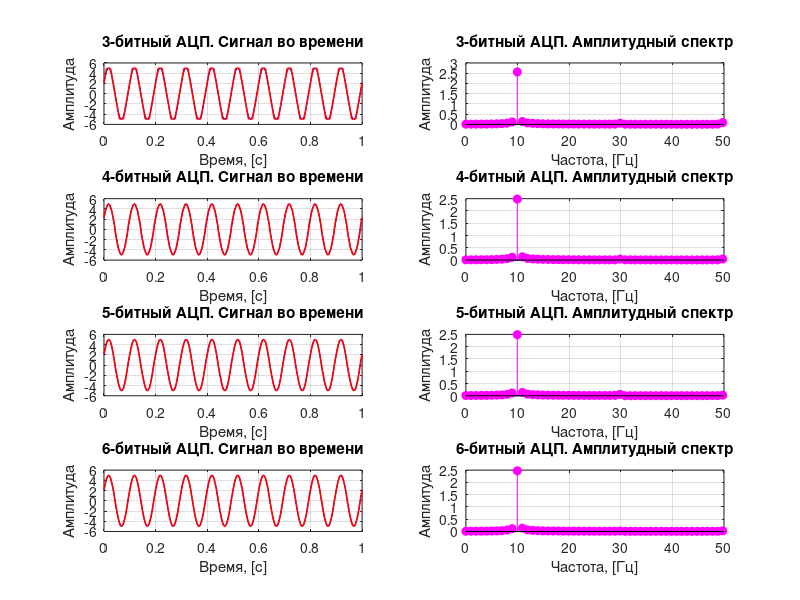

This figure's MATLAB source:
% Задание 13: Влияние разрядности АЦП на сигнал и спектр

% Параметры сигнала по варианту (Вариант 24)
f = 10; 
A = 5;  
phase = pi / 7; 
Fs_adc = 200;
t = 0:1/Fs_adc:1; 
y = A * sin(2 * pi * f * t + phase);

bits = [3, 4, 5, 6]; % Требуемые разрядности АЦП

figure;
for i = 1:length(bits)
    b = bits(i);
    levels = 2^b - 1; % Вычисляем число уровней (7 для 3 бит и т.д.)
    
    % Нормализуем сигнал (от 0 до 1), масштабируем до levels и округляем
    y_norm = (y - min(y)) / (max(y) - min(y)); 
    y_quant_int = round(y_norm * levels); 
    
    % Защита от выхода за границы диапазона
    y_quant_int(y_quant_int > levels) = levels;
    y_quant_int(y_quant_int < 0) = 0;
    
    % Возвращаем квантованный сигнал в исходный масштаб для вычисления ошибки
    y_quant = (y_quant_int / levels) * (max(y) - min(y)) + min(y);
    
    % Вычисляем и выводим среднюю ошибку квантования
    error_quant = mean(abs(y - y_quant));
    disp(['Средняя ошибка квантования для ', num2str(b), ' бит: ', num2str(error_quant)]);
    
  % Построение сигнала во времени
    subplot(4, 2, 2*i - 1);
    plot(t, y, 'b', t, y_quant, 'r', 'LineWidth', 1.2);
    title([num2str(b), '-битный АЦП. Сигнал во времени']);
    xlabel('Время, [с]');
    ylabel('Амплитуда'); 
    grid on;
    
    % Построение спектра
    Y_q = fft(y_quant);
    Y_q_mag = abs(Y_q) / length(y_quant);
    f_axis = (0:length(y_quant)-1) * (Fs_adc / length(y_quant));
    
    subplot(4, 2, 2*i);
    stem(f_axis(1:floor(end/2)), Y_q_mag(1:floor(end/2)), 'm', 'filled');
    title([num2str(b), '-битный АЦП. Амплитудный спектр']);
    xlabel('Частота, [Гц]');
    ylabel('Амплитуда');
    xlim([0 50]); 
    grid on;
end
